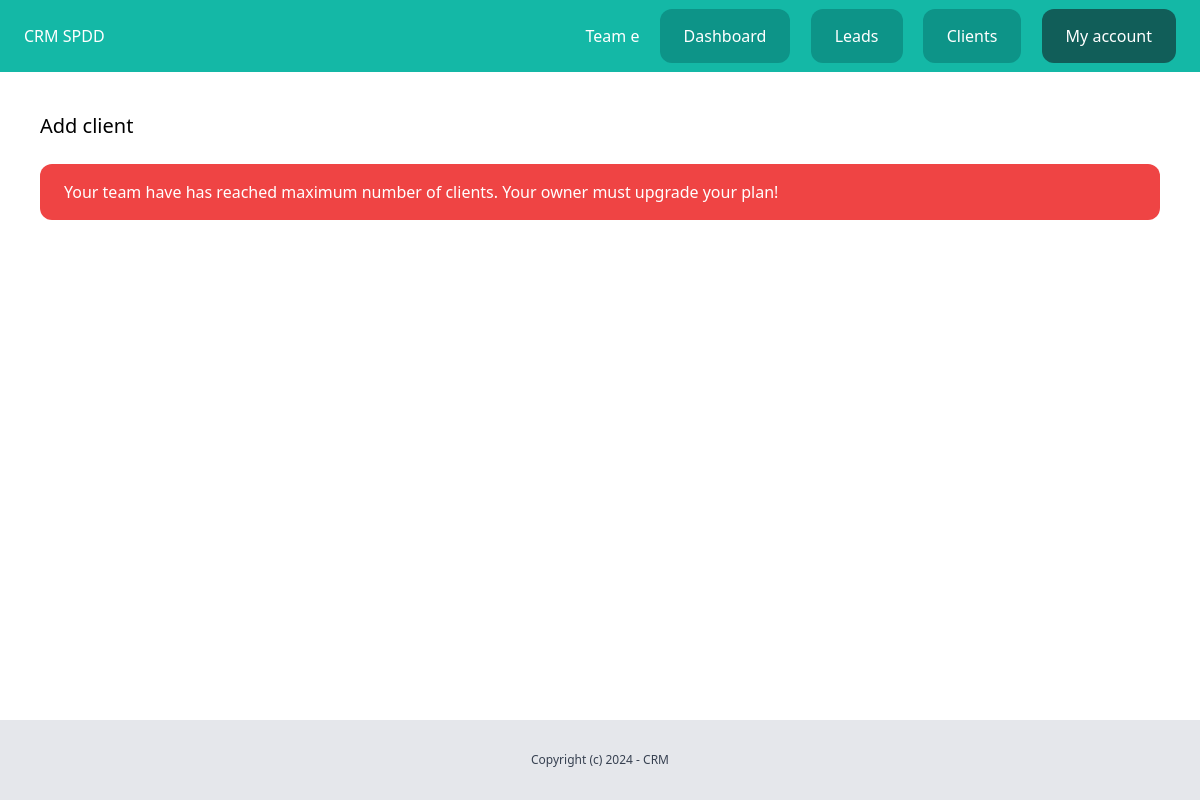
Before: /dashboard/clients/add/ (signed in) with the older database file.
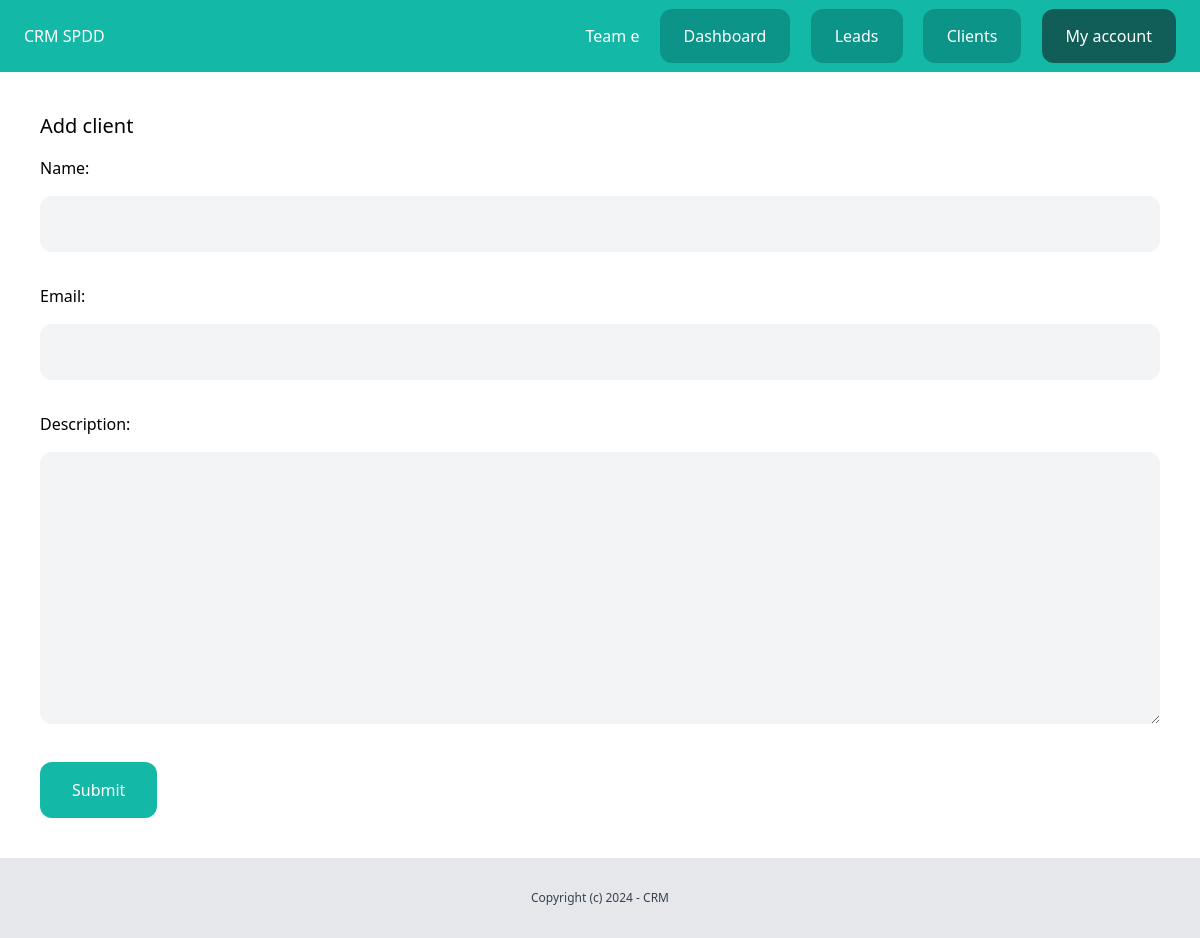
After: the same page with the newer database file.
### client/views.py (the view)
# urls.py: path('add/', views.clients_add, name='add'),
@login_required
def clients_add(request):
    team = request.user.userprofile.get_active_team()
    if request.method == 'POST':
        form = AddClientForm(request.POST)
        if form.is_valid():
            client = form.save(commit=False)
            client.created_by = request.user
            client.team = team
            client.save()
            messages.success(request, 'The client was created.')
            return redirect('clients:list')
    else:
        form = AddClientForm()
    return render(request, 'client/clients_add.html', {
        'form': form,
        'team': team
    })

### client/forms.py
class AddClientForm(forms.ModelForm):
    class Meta:
        model = Client
        fields = ('name', 'email', 'description')
        widgets = {
            'name': forms.TextInput(attrs={'class': 'w-full my-4 py-4 px-6 rounded-xl bg-gray-100'}),
            'email': forms.EmailInput(attrs={'class': 'w-full my-4 py-4 px-6 rounded-xl bg-gray-100'}),
            'description': forms.Textarea(attrs={'class': 'w-full my-4 py-4 px-6 rounded-xl bg-gray-100'}),
        }

### team/context_processors.py (called while the page is built)
def active_team(request):
    if request.user.is_authenticated:
        active_team = request.user.userprofile.get_active_team()
        if not active_team:
            active_team = Team.objects.filter(created_by=request.user)[0]
    else:
        active_team = None
    return {'active_team': active_team}

### userprofile/models.py (called while the page is built)
    def get_active_team(self):
        if self.active_team:
            return self.active_team
        else:
            return Team.objects.filter(members__in=[self.user.id]).first()

### client/templates/client/clients_add.html (shortened to what this page needs)
{% extends 'core/base.html' %}
{% block content %}
<div class="py-6 px-6">
    <h1 class="text-xl">Add client</h1>
    {% if team.plan.max_clients > team.clients.all|length %}
            <form method="post" action="." class="space-y-4">
                {{ form.as_p }}
                <button class="py-4 px-8 bg-teal-500 text-white rounded-xl">Submit</button>
            </form>
        {% else %}
            <div class="mt-6 px-6 py-4 bg-red-500 rounded-xl text-white">
                Your team have has reached maximum number of clients. Your owner must upgrade your plan!
            </div>
        {% endif %}
</div>
{% endblock %}

Changed rows visible on the page:
changed Team "Team e": plan_id empty → 1 (drawn)
Other visible differences:
text no longer shown: "Your team have has reached maximum number of clients. Your owner must upgrade your plan!"
text now shown: "Name: Email: Description: Submit"
